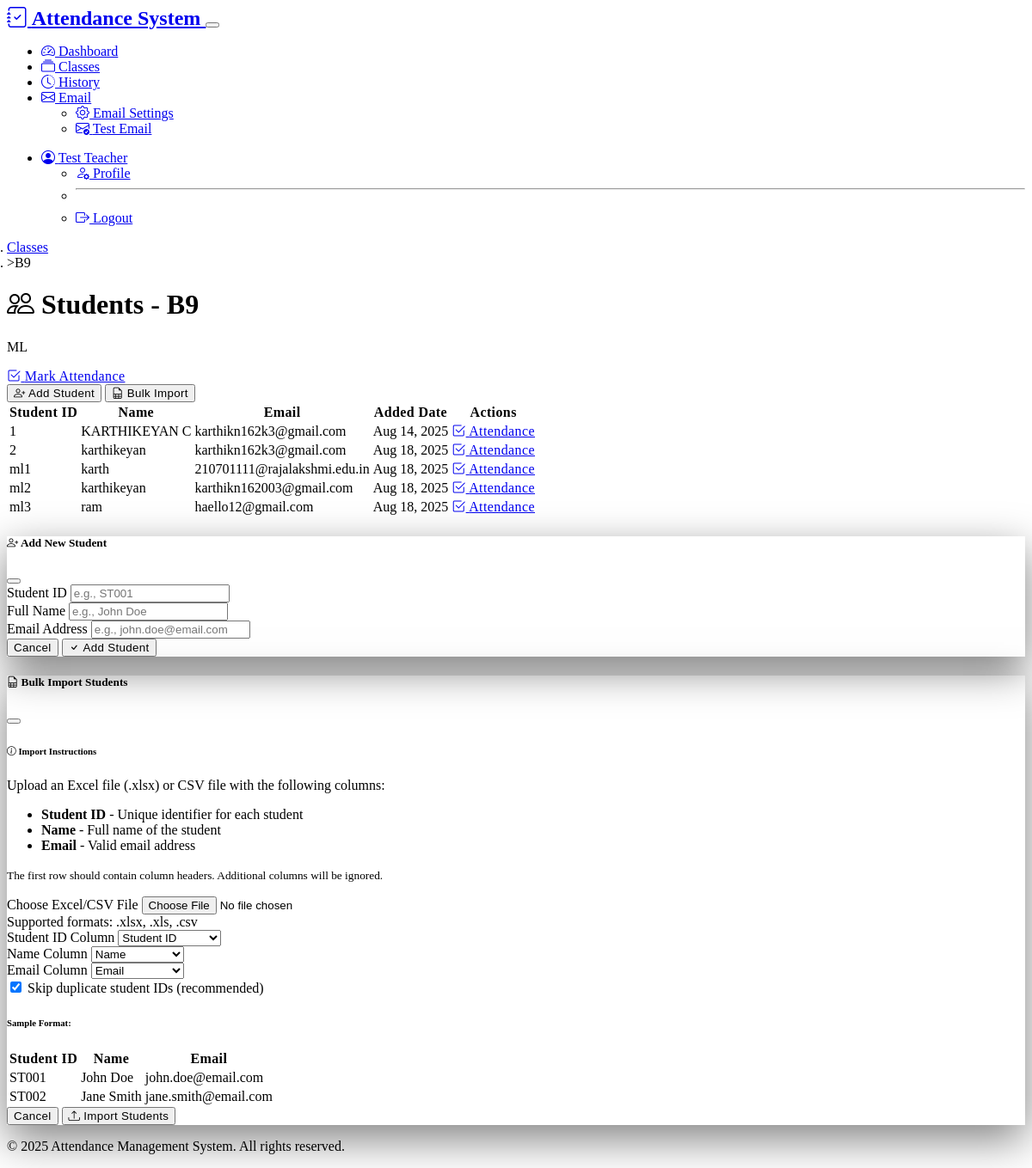
/classes/1/students (signed in), run on the app's committed database.
### models.py (models this page shows, shortened)
class Class(db.Model):
    id = db.Column(db.Integer, primary_key=True)
    name = db.Column(db.String(100), nullable=False)
    subject = db.Column(db.String(100), nullable=False)
    teacher_id = db.Column(db.Integer, db.ForeignKey('teacher.id'), nullable=False)
    created_at = db.Column(db.DateTime, default=datetime.utcnow)
    students = db.relationship('Student', backref='class_ref', lazy=True, cascade='all, delete-orphan')
    attendance_records = db.relationship('Attendance', backref='class_ref', lazy=True, cascade='all, delete-orphan')

class Student(db.Model):
    id = db.Column(db.Integer, primary_key=True)
    name = db.Column(db.String(100), nullable=False)
    email = db.Column(db.String(120), nullable=False)
    student_id = db.Column(db.String(50), nullable=False)
    class_id = db.Column(db.Integer, db.ForeignKey('class.id'), nullable=False)
    created_at = db.Column(db.DateTime, default=datetime.utcnow)
    attendance_records = db.relationship('Attendance', backref='student', lazy=True, cascade='all, delete-orphan')

### routes.py (the view)
@main_bp.route('/classes/<int:class_id>/students')
def students(class_id):
    if not require_login():
        return redirect(url_for('main.login'))
    class_obj = Class.query.filter_by(id=class_id, teacher_id=session['teacher_id']).first()
    if not class_obj:
        flash('Class not found or access denied!', 'error')
        return redirect(url_for('main.classes'))
    students = Student.query.filter_by(class_id=class_id).all()
    return render_template('students.html', class_obj=class_obj, students=students)

### routes.py (called while the page is built)
def require_login():
    if 'teacher_id' not in session:
        return False
    return True

### templates/students.html (shortened to what this page needs)
{% extends "base.html" %}
{% block content %}
<div class="row">
    <div class="col-12">
        <nav aria-label="breadcrumb">
            <ol class="breadcrumb">
                <li class="breadcrumb-item"><a href="{{ url_for('main.classes') }}">Classes</a></li>
                <li class="breadcrumb-item active">{{ class_obj.name }}</li>
            </ol>
        </nav>
        <div class="d-flex justify-content-between align-items-center mb-4">
            <div>
                <h1><i class="bi bi-people"></i> Students - {{ class_obj.name }}</h1>
                <p class="text-muted">{{ class_obj.subject }}</p>
            </div>
            <div>
                <a href="{{ url_for('main.attendance', class_id=class_obj.id) }}" class="btn btn-success me-2">
                    <i class="bi bi-check2-square"></i> Mark Attendance
                </a>
                <div class="btn-group">
                    <button class="btn btn-primary" data-bs-toggle="modal" data-bs-target="#addStudentModal">
                        <i class="bi bi-person-plus"></i> Add Student
                    </button>
                    <button class="btn btn-success" data-bs-toggle="modal" data-bs-target="#bulkImportModal">
                        <i class="bi bi-file-earmark-spreadsheet"></i> Bulk Import
                    </button>
                </div>
            </div>
        </div>
    </div>
</div>
{% if students %}
<div class="row">
    <div class="col-12">
        <div class="table-responsive">
            <table class="table table-striped table-hover">
                <thead>
                    <tr>
                        <th>Student ID</th>
                        <th>Name</th>
                        <th>Email</th>
                        <th>Added Date</th>
                        <th>Actions</th>
                    </tr>
                </thead>
                <tbody>
                    {% for student in students %}
                    <tr>
                        <td>{{ student.student_id }}</td>
                        <td>{{ student.name }}</td>
                        <td>{{ student.email }}</td>
                        <td>{{ student.created_at.strftime('%b %d, %Y') }}</td>
                        <td>
                            <a href="{{ url_for('main.attendance', class_id=class_obj.id) }}" class="btn btn-sm btn-outline-success">
                                <i class="bi bi-check2-square"></i> Attendance
                            </a>
                        </td>
                    </tr>
                    {% endfor %}
                </tbody>
            </table>
        </div>
    </div>
</div>
{% endif %}
<div class="modal fade" id="addStudentModal" tabindex="-1">
    <div class="modal-dialog">
        <div class="modal-content">
            <div class="modal-header">
                <h5 class="modal-title"><i class="bi bi-person-plus"></i> Add New Student</h5>
                <button type="button" class="btn-close" data-bs-dismiss="modal"></button>
            </div>
            <form method="POST" action="{{ url_for('main.add_student', class_id=class_obj.id) }}">
                <div class="modal-body">
                    <div class="mb-3">
                        <label for="student_id" class="form-label">Student ID</label>
                        <input type="text" class="form-control" id="student_id" name="student_id" required placeholder="e.g., ST001">
                    </div>
                    <div class="mb-3">
                        <label for="name" class="form-label">Full Name</label>
                        <input type="text" class="form-control" id="name" name="name" required placeholder="e.g., John Doe">
                    </div>
                    <div class="mb-3">
                        <label for="email" class="form-label">Email Address</label>
                        <input type="email" class="form-control" id="email" name="email" required placeholder="e.g., john.doe@email.com">
                    </div>
                </div>
                <div class="modal-footer">
                    <button type="button" class="btn btn-secondary" data-bs-dismiss="modal">Cancel</button>
                    <button type="submit" class="btn btn-primary">
                        <i class="bi bi-check"></i> Add Student
                    </button>
                </div>
            </form>
        </div>
    </div>
</div>
<div class="modal fade" id="bulkImportModal" tabindex="-1">
    <div class="modal-dialog modal-lg">
        <div class="modal-content">
            <div class="modal-header">
                <h5 class="modal-title"><i class="bi bi-file-earmark-spreadsheet"></i> Bulk Import Students</h5>
                <button type="button" class="btn-close" data-bs-dismiss="modal"></button>
            </div>
            <form method="POST" action="{{ url_for('main.bulk_import_students', class_id=class_obj.id) }}" enctype="multipart/form-data">
                <div class="modal-body">
                    <div class="alert alert-info">
                        <h6><i class="bi bi-info-circle"></i> Import Instructions</h6>
                        <p class="mb-2">Upload an Excel file (.xlsx) or CSV file with the following columns:</p>
                        <ul class="mb-2">
                            <li><strong>Student ID</strong> - Unique identifier for each student</li>
                            <li><strong>Name</strong> - Full name of the student</li>
                            <li><strong>Email</strong> - Valid email address</li>
                        </ul>
                        <p class="mb-0"><small>The first row should contain column headers. Additional columns will be ignored.</small></p>
                    </div>
                    <div class="mb-3">
                        <label for="bulk_file" class="form-label">Choose Excel/CSV File</label>
                        <input type="file" class="form-control" id="bulk_file" name="bulk_file"
                               accept=".xlsx,.xls,.csv" required>
                        <div class="form-text">Supported formats: .xlsx, .xls, .csv</div>
                    </div>
                    <div class="row">
                        <div class="col-md-4">
                            <label for="student_id_column" class="form-label">Student ID Column</label>
                            <select class="form-select" id="student_id_column" name="student_id_column">
                                <option value="student_id">Student ID</option>
                            </select>
                        </div>
                        <div class="col-md-4">
                            <label for="name_column" class="form-label">Name Column</label>
                            <select class="form-select" id="name_column" name="name_column">
                                <option value="name">Name</option>
                            </select>
                        </div>
                        <div class="col-md-4">
                            <label for="email_column" class="form-label">Email Column</label>
                            <select class="form-select" id="email_column" name="email_column">
                                <option value="email">Email</option>
                            </select>
                        </div>
                    </div>
                    <div class="mt-3">
                        <div class="form-check">
                            <input class="form-check-input" type="checkbox" id="skip_duplicates" name="skip_duplicates" checked>
                            <label class="form-check-label" for="skip_duplicates">
                                Skip duplicate student IDs (recommended)
                            </label>
                        </div>
                    </div>
                    <div class="mt-3">
                        <h6>Sample Format:</h6>
                        <div class="table-responsive">
                            <table class="table table-sm table-bordered">
                                <thead>
                                    <tr>
                                        <th>Student ID</th>
                                        <th>Name</th>
                                        <th>Email</th>
                                    </tr>
                                </thead>
                                <tbody>
                                    <tr>
                                        <td>ST001</td>
                                        <td>John Doe</td>
                                        <td>john.doe@email.com</td>
                                    </tr>
                                    <tr>
                                        <td>ST002</td>
                                        <td>Jane Smith</td>
                                        <td>jane.smith@email.com</td>
                                    </tr>
                                </tbody>
                            </table>
                        </div>
                    </div>
                </div>
                <div class="modal-footer">
                    <button type="button" class="btn btn-secondary" data-bs-dismiss="modal">Cancel</button>
                    <button type="submit" class="btn btn-success">
                        <i class="bi bi-upload"></i> Import Students
                    </button>
                </div>
            </form>
        </div>
    </div>
</div>
{% endblock %}

### templates/base.html (shortened to what this page needs)
<!DOCTYPE html>
<html lang="en" data-bs-theme="dark">
<head>
    <link href="https://cdn.replit.com/agent/bootstrap-agent-dark-theme.min.css" rel="stylesheet">
    <link href="https://cdn.jsdelivr.net/npm/bootstrap-icons@1.11.3/font/bootstrap-icons.css" rel="stylesheet">
    <link href="{{ url_for('static', filename='css/style.css') }}" rel="stylesheet">
</head>
<body>
    {% if session.teacher_id %}
    <nav class="navbar navbar-expand-lg navbar-dark bg-dark">
        <div class="container">
            <a class="navbar-brand" href="{{ url_for('main.dashboard') }}">
                <i class="bi bi-journal-check"></i> Attendance System
            </a>
            <button class="navbar-toggler" type="button" data-bs-toggle="collapse" data-bs-target="#navbarNav">
            </button>
            <div class="collapse navbar-collapse" id="navbarNav">
                <ul class="navbar-nav me-auto">
                    <li class="nav-item">
                        <a class="nav-link" href="{{ url_for('main.dashboard') }}">
                            <i class="bi bi-speedometer2"></i> Dashboard
                        </a>
                    </li>
                    <li class="nav-item">
                        <a class="nav-link" href="{{ url_for('main.classes') }}">
                            <i class="bi bi-collection"></i> Classes
                        </a>
                    </li>
                    <li class="nav-item">
                        <a class="nav-link" href="{{ url_for('main.history') }}">
                            <i class="bi bi-clock-history"></i> History
                        </a>
                    </li>
                    <li class="nav-item dropdown">
                        <a class="nav-link dropdown-toggle" href="#" id="emailDropdown" role="button" data-bs-toggle="dropdown">
                            <i class="bi bi-envelope"></i> Email
                        </a>
                        <ul class="dropdown-menu">
                            <li><a class="dropdown-item" href="{{ url_for('main.email_settings') }}">
                                <i class="bi bi-gear"></i> Email Settings
                            </a></li>
                            <li><a class="dropdown-item" href="{{ url_for('main.test_email') }}">
                                <i class="bi bi-envelope-check"></i> Test Email
                            </a></li>
                        </ul>
                    </li>
                </ul>
                <ul class="navbar-nav">
                    <li class="nav-item dropdown">
                        <a class="nav-link dropdown-toggle" href="#" id="navbarDropdown" role="button" data-bs-toggle="dropdown">
                            <i class="bi bi-person-circle"></i> {{ session.teacher_name }}
                        </a>
                        <ul class="dropdown-menu">
                            <li><a class="dropdown-item" href="{{ url_for('main.profile') }}">
                                <i class="bi bi-person-gear"></i> Profile
                            </a></li>
                            <li><hr class="dropdown-divider"></li>
                            <li><a class="dropdown-item" href="{{ url_for('main.logout') }}">
                                <i class="bi bi-box-arrow-right"></i> Logout
                            </a></li>
                        </ul>
                    </li>
                </ul>
            </div>
        </div>
    </nav>
    {% endif %}
    <main class="container my-4">
        {% block content %}{% endblock %}
    </main>
    <footer class="bg-dark text-light py-4 mt-5">
        <div class="container text-center">
            <p>&copy; 2025 Attendance Management System. All rights reserved.</p>
        </div>
    </footer>
</body>
</html>

### static/css/style.css (style rules this page uses)
:root { --bs-border-radius: 0.5rem; --bs-border-radius-lg: 0.75rem; }
.table { --bs-table-hover-bg: rgba(255, 255, 255, 0.05); }
.table th { border-top: none; font-weight: 600; letter-spacing: 0.025em; }
.btn { font-weight: 500; letter-spacing: 0.025em; transition: all 0.2s ease-in-out; }
.navbar-brand { font-weight: 700; font-size: 1.5rem; }
.nav-link { font-weight: 500; transition: color 0.2s ease-in-out; }
footer { margin-top: auto; }
.table-responsive { border-radius: var(--bs-border-radius); }
.modal-content { border: none; box-shadow: 0 1rem 3rem rgba(0, 0, 0, 0.5); }
.modal-header { border-bottom: 1px solid var(--bs-border-color); }
.modal-footer { border-top: 1px solid var(--bs-border-color); }
.alert { border: none; border-radius: var(--bs-border-radius-lg); }
.breadcrumb { background-color: transparent; padding: 0; margin-bottom: 1rem; }
.breadcrumb-item + .breadcrumb-item::before { content: ">"; }
[data-bs-theme="dark"] { --bs-body-bg: #1a1d23; --bs-body-color: #dee2e6; }
[data-bs-theme="dark"] .table { --bs-table-color: var(--bs-body-color); --bs-table-bg: transparent; }

### data on the page
Class: name "B9", subject "ML"
Student: student_id "1", name "KARTHIKEYAN C", email "karthikn162k3@gmail.com", created_at "Aug 14, 2025"
Student: student_id "2", name "karthikeyan", email "karthikn162k3@gmail.com", created_at "Aug 18, 2025"
Student: student_id "ml1", name "karth", email "210701111@rajalakshmi.edu.in", created_at "Aug 18, 2025"
Student: student_id "ml2", name "karthikeyan", email "karthikn162003@gmail.com", created_at "Aug 18, 2025"
Student: student_id "ml3", name "ram", email "haello12@gmail.com", created_at "Aug 18, 2025"

### other printed values
{{ session.teacher_name }} "Test Teacher"
